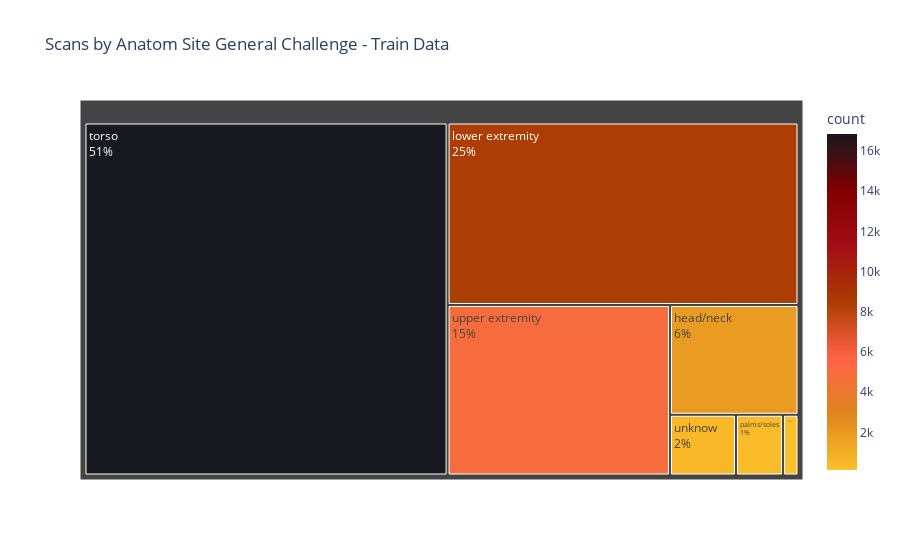

Write notebook code for a chart like this one.
### Code cell
cntstr = train_df["location"].value_counts().rename_axis('location').reset_index(name='count')
fig = px.treemap(cntstr,
                 path=['location'],
                 values='count',
                 color='count',
                 color_continuous_scale=orange_black,
                 title='Scans by Anatom Site General Challenge - Train Data')

fig.update_traces(textinfo='label+percent entry')
fig.show()

### Figure 1 — Plotly figure (JSON) as saved in the notebook; plotly's stock layout.template omitted (floating-point values rounded to 4 significant figures)
{"data": [{"branchvalues": "total", "customdata": [[1855], [8417], [124], [375], [16845], [527], [4983]], "domain": {"x": [0, 1], "y": [0, 1]}, "hovertemplate": "labels=%{label}<br>count_sum=%{value}<br>parent=%{parent}<br>id=%{id}<br>count=%{color}<extra></extra>", "ids": ["head/neck", "lower extremity", "oral/genital", "palms/soles", "torso", "unknow", "upper extremity"], "labels": ["head/neck", "lower extremity", "oral/genital", "palms/soles", "torso", "unknow", "upper extremity"], "marker": {"coloraxis": "coloraxis", "colors": [1855, 8417, 124, 375, 16845, 527, 4983]}, "name": "", "parents": ["", "", "", "", "", "", ""], "textinfo": "label+percent entry", "type": "treemap", "values": [1855, 8417, 124, 375, 16845, 527, 4983]}], "layout": {"coloraxis": {"colorbar": {"title": {"text": "count"}}, "colorscale": [[0, "#fdc029"], [0.1667, "#df861d"], [0.3333, "#FF6347"], [0.5, "#aa3d01"], [0.6667, "#a30e15"], [0.8333, "#800000"], [1, "#171820"]]}, "legend": {"tracegroupgap": 0}, "title": {"text": "Scans by Anatom Site General Challenge - Train Data"}}}
